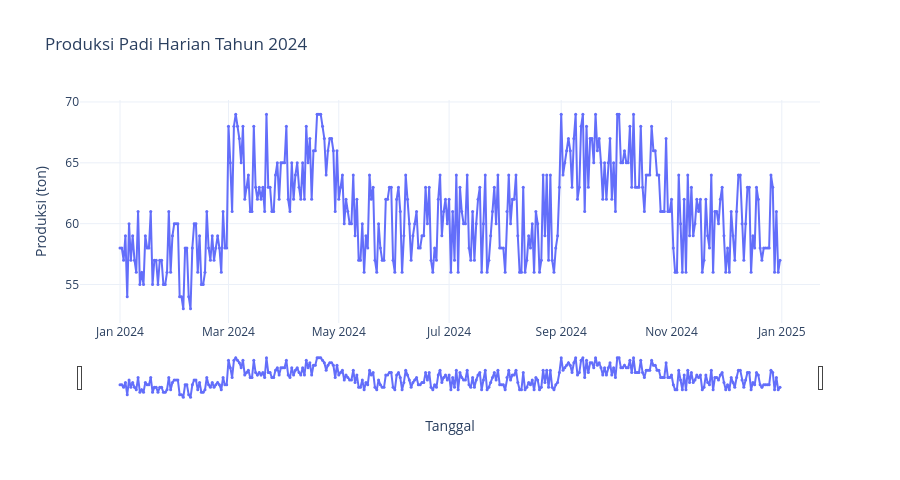

Notebook code cell kept with this figure:
### Code cell
fig = go.Figure(go.Scatter(x=df.tanggal, y=df.ton, mode='lines+markers', marker_size=3,
                           name='Produksi', hovertemplate='%{x|%d %b %Y}<br>%{y:.0f} ton<extra></extra>'))
fig.update_layout(title='Produksi Padi Harian Tahun 2024', xaxis_title='Tanggal', yaxis_title='Produksi (ton)',
                  xaxis_rangeslider_visible=True, height=480)
fig.show()

### Figure 1 — Plotly figure (JSON) as saved in the notebook; plotly's stock layout.template omitted (floating-point values rounded to 4 significant figures; data arrays with more than 128 entries replaced by an {"elided": "..."} marker saying what was removed)
{"data": [{"hovertemplate": "%{x|%d %b %Y}<br>%{y:.0f} ton<extra></extra>", "marker": {"size": 3}, "mode": "lines+markers", "name": "Produksi", "type": "scatter", "x": {"elided": "366 str values"}, "y": {"elided": "366 float values"}}], "layout": {"height": 480, "title": {"text": "Produksi Padi Harian Tahun 2024"}, "xaxis": {"rangeslider": {"visible": true}, "title": {"text": "Tanggal"}}, "yaxis": {"title": {"text": "Produksi (ton)"}}}}
